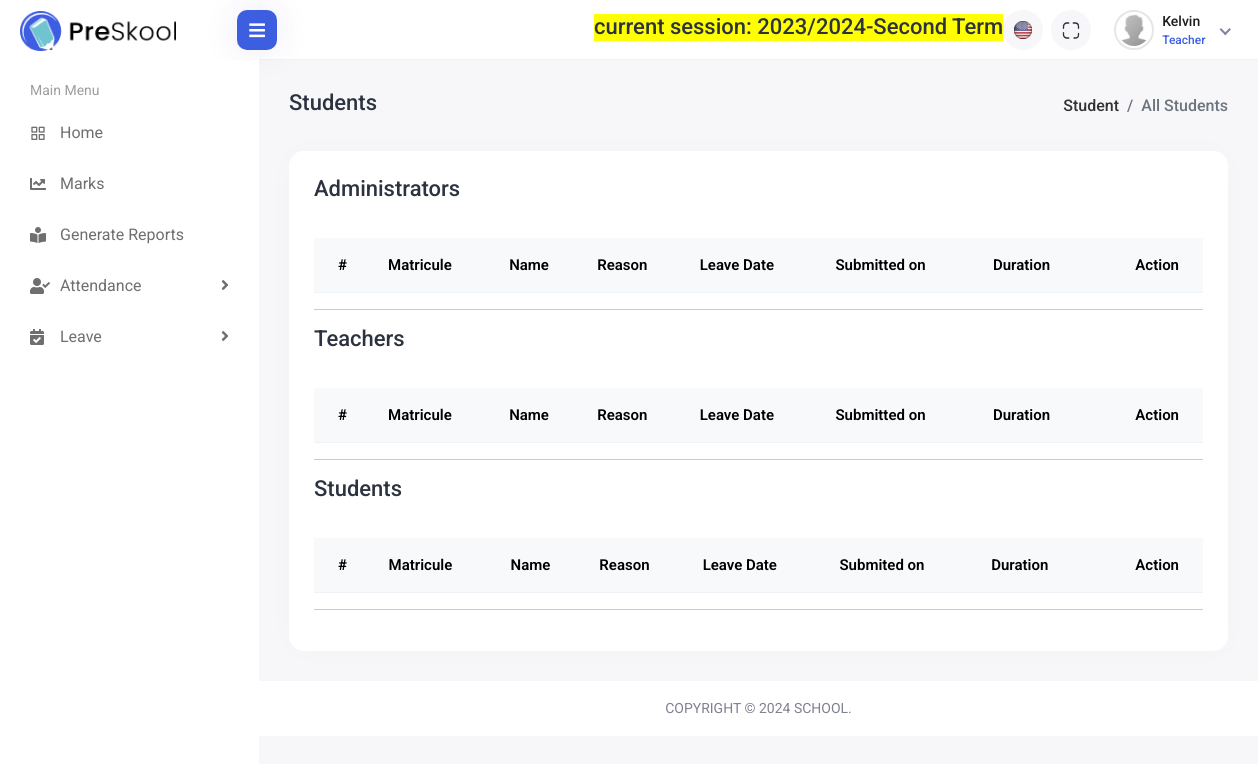
/leave/ (signed in), run on an earlier commit of the app's database.
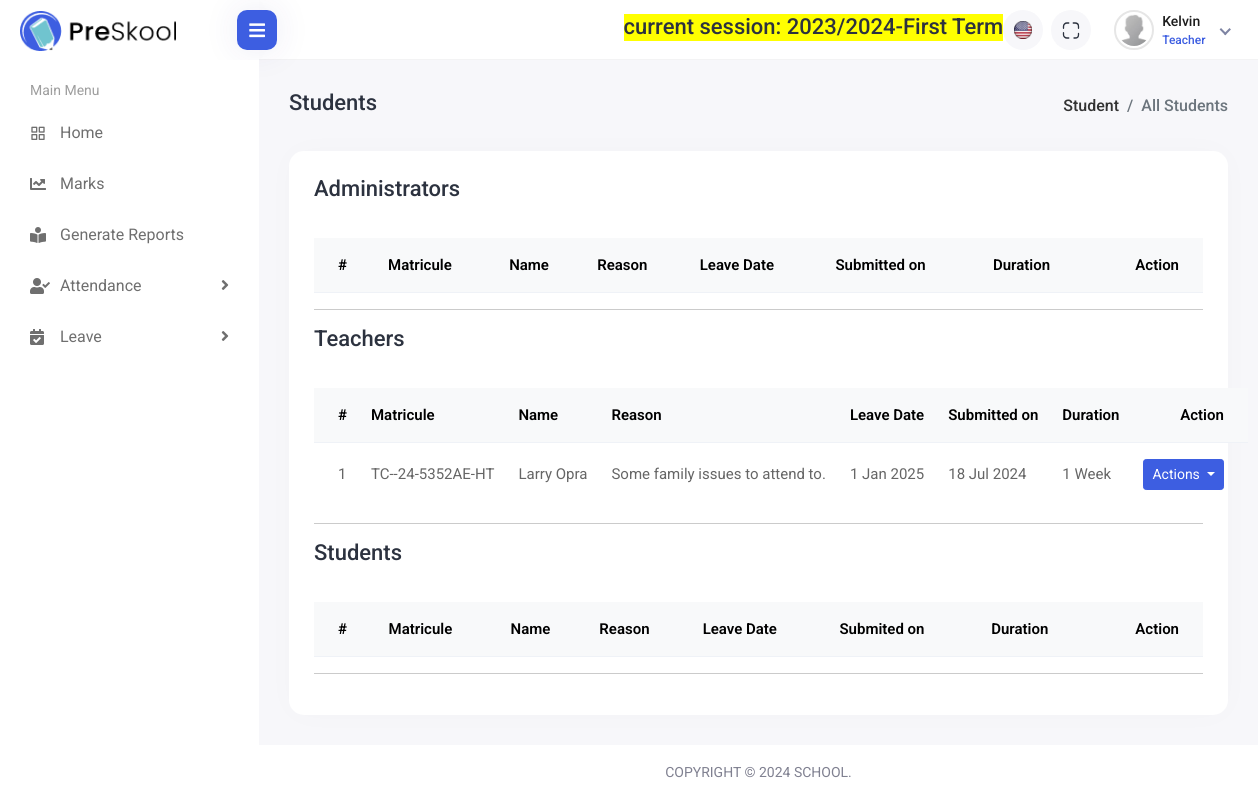
And on a later commit of the database.
### apps/terms/models.py (models this page shows, shortened)
class AcademicYear(TimeStampedUUIDModel):
    name = models.CharField(verbose_name=_("Academic Year"), max_length=100)
    start_date = models.DateField(verbose_name=_("Start Date"))
    end_date = models.DateField(verbose_name=_("End Date"), blank=True, null=True)
    is_current = models.BooleanField(default=False)

class Term(TimeStampedUUIDModel):
    term = models.CharField(
        verbose_name=_("Session"),
        max_length=20,
        choices=TermChoices.choices,
        default=TermChoices.FIRST_TERM,
    )
    academic_year = models.ForeignKey(AcademicYear, on_delete=models.CASCADE)
    is_current = models.BooleanField(default=False)

### apps/leave/models.py (models this page shows, shortened)
class TeacherLeave(TimeStampedUUIDModel):
    teacher = models.ForeignKey(
        TeacherProfile, related_name="teacher_leaves", on_delete=models.DO_NOTHING
    )
    reason = models.TextField()
    approval_status = models.CharField(
        max_length=30,
        choices=LEAVEAPPROVALSTATUS.choices,
        default=LEAVEAPPROVALSTATUS.PENDING,
    )
    leave_date = models.DateField()
    duration = models.CharField(max_length=20)
    submitted_on = models.DateTimeField(auto_now_add=True)
    status = models.CharField(
        max_length=30,
        choices=LEAVESTATUSCHOICES.choices,
        default=LEAVESTATUSCHOICES.PENDING,
    )

### apps/students/models.py (models this page shows, shortened)
class TeacherProfile(TimeStampedUUIDModel):
    user = models.OneToOneField(
        User, related_name="teacher_profile", on_delete=models.CASCADE
    )
    number_of_absences = models.PositiveIntegerField(
        default=0, validators=[MinValueValidator(9), MaxValueValidator(1)]
    )
    subjects = models.ManyToManyField("Subject", related_name="teacher")
    remark = models.TextField(verbose_name=_("Remark"), blank=True, null=True)
    gender = models.CharField(
        verbose_name=_("Gender"),
        choices=Gender.choices,
        default=Gender.OTHER,
        max_length=20,
    )
    phone_number = PhoneNumberField(
        verbose_name=_("Phone Number"), max_length=30, default="+237680672888"
    )
    profile_photo = models.ImageField(
        verbose_name=_("Profile Photo"), default="/profile_default.png"
    )
    country = CountryField(
        verbose_name=_("Country"), default="CM", blank=False, null=False
    )
    location = models.CharField(
        verbose_name=_("Location"), max_length=100, blank=True, null=True
    )
    address = models.CharField(verbose_name=_("Address"), max_length=200)
    matricule = models.CharField(blank=True, null=True, max_length=200, unique=True)
    main_subject = models.CharField(
        verbose_name=_("Main Subject"), blank=True, null=True, max_length=200
    )
    region_of_origin = models.CharField(
        verbose_name=_("Region of Origin"), max_length=200, blank=True, null=True
    )
    division_of_origin = models.CharField(
        verbose_name=_("Division of Origin"), max_length=200, blank=True, null=True
    )
    sub_division_of_origin = models.CharField(
        verbose_name=_("Sub Division of Origin"), max_length=200, blank=True, null=True
    )
    date_recruitement_public_service = models.CharField(
        verbose_name=_("Date of Recruitement into Public Service"),
        max_length=200,
        blank=True,
        null=True,
    )
    corps = models.CharField(
        verbose_name=_("Corps"), max_length=200, blank=True, null=True
    )
    career_grade = models.CharField(
        verbose_name=_("Career Grade"), max_length=200, blank=True, null=True
    )
    payroll_grade = models.CharField(
        verbose_name=_("Payroll Grade"), max_length=200, blank=True, null=True
    )
    career_category = models.CharField(
        verbose_name=_("Career Category"), max_length=200, blank=True, null=True
    )
    payroll_category_solde = models.CharField(
        verbose_name=_("Payroll Category Solde"), max_length=200, blank=True, null=True
    )
    career_index = models.CharField(
        verbose_name=_("Career Index"), max_length=200, blank=True, null=True
    )
    payroll_index = models.CharField(
        verbose_name=_("Payroll Index"), max_length=200, blank=True, null=True
    )
    career_echelon = models.CharField(
        verbose_name=_("Career Echelon"), max_length=200, blank=True, null=True
    )
    payroll_echelon = models.CharField(
        verbose_name=_("Payroll Echelon"), max_length=200, blank=True, null=True
    )
    service = models.CharField(
        verbose_name=_("Service"),
        choices=TEACHERSERVICE.choices,
        default=TEACHERSERVICE.OTHER,
        max_length=20,
        blank=True,
        null=True,
    )
    appointed_structure = models.CharField(
        verbose_name=_("Appointed Structure"), max_length=200, blank=True, null=True
    )
    town = models.CharField(
        verbose_name=_("Town"), max_length=200, blank=True, null=True
    )
    possition_rank = models.CharField(
        verbose_name=_("Position Rank"), max_length=200, blank=True, null=True
    )
    longivity_of_post = models.CharField(
        verbose_name=_("Longivity of Post"),
        help_text=_("Longivity of post in years"),
        max_length=200,
        blank=True,
        null=True,
    )
    longivity_in_administration = models.CharField(
        verbose_name=_("Longivity in Administration"),
        max_length=200,
        blank=True,
        null=True,
    )
    appointment_decision_reference = models.CharField(
        verbose_name=_("Reference of the Appointment Decision"),
        max_length=200,
        blank=True,
        null=True,
    )
    indemnity_situation = models.CharField(
        verbose_name=_("Indemnity Situation"), max_length=200, blank=True, null=True
    )

### apps/users/models.py (models this page shows, shortened)
class User(AbstractBaseUser, PermissionsMixin):
    pkid = models.BigAutoField(primary_key=True, editable=False)
    id = models.UUIDField(default=uuid.uuid4, editable=False, unique=True)
    username = models.CharField(verbose_name=_("Username"), max_length=255, unique=True)
    first_name = models.CharField(verbose_name=_("First Name"), max_length=55)
    last_name = models.CharField(verbose_name=_("Last Name"), max_length=55)
    email = models.EmailField(verbose_name=_("Email"), unique=True)
    is_staff = models.BooleanField(default=False)
    is_active = models.BooleanField(default=True)
    is_admin = models.BooleanField(default=False)
    is_student = models.BooleanField(default=False)
    is_teacher = models.BooleanField(default=False)
    date_joined = models.DateTimeField(default=timezone.now)
    dob = models.DateTimeField(default=timezone.now)
    USERNAME_FIELD = "email"
    REQUIRED_FIELDS = ["username", "first_name", "last_name"]
    objects = CustomUserManager()
    class Meta:
        verbose_name = _("User")
        verbose_name_plural = _("Users")
    @property
    def get_fullname(self):
        return f"{self.first_name.title()} {self.last_name.title()}"
    @property
    def get_profile(self):
        if self.is_admin:
            return self.admin_profile
        elif self.is_teacher:
            return self.teacher_profile
        elif self.is_student:
            return self.student_profile
        else:
            return ""

### apps/leave/views.py (the view)
# urls.py: path("", views.list_leave, name="list-leave"),
@login_required
def list_leave(request):
    teacher_leaves = TeacherLeave.objects.filter(status="Pending")
    admin_leaves = AdminLeave.objects.filter(status="Pending")
    student_leaves = StudentLeave.objects.filter(status="Pending")
    template_name = "leave/list.html"
    context = {
        "teachers": teacher_leaves,
        "admins": admin_leaves,
        "students": student_leaves,
    }
    return render(request, template_name, context)

### apps/terms/templatetags/session_tags.py (called while the page is built)
@register.simple_tag
def current_working_session():
    current_year = AcademicYear.objects.get(is_current=True)
    current_terms = Term.objects.filter(is_current=True, academic_year=current_year)
    if current_terms.exists():
        current_term = current_terms.first()
        info = f"current session: {current_year.name}-{current_term.term}"
        return info
    return "Invalid session-term configuration."

### templates/leave/list.html (shortened to what the changed rows need)
{% extends 'base.html' %}
{% load static %}
{% block stylelinks %}
<link rel="stylesheet" href="{% static 'assets/plugins/datatables/datatables.min.css' %}">
{% endblock stylelinks %}
{% block content %}
<div class="content container-fluid">
    <div class="row">
        <div class="col-sm-12">
            <div class="card card-table comman-shadow">
                <div class="card-body">
                    <div class="">
                        <table
                            class="table border-0 star-student table-hover table-center mb-0 table-striped">
                            <thead class="student-thread">
                                <tr>
                                    <th>#</th>
                                    <th>Matricule</th>
                                    <th>Name</th>
                                    <th>Reason</th>
                                    <th>Leave Date</th>
                                    <th>Submitted on</th>
                                    <th>Duration</th>
                                    <th class="text-end">Action</th>
                                </tr>
                            </thead>
                        </table>
                    </div>
                    <div class="table">
                        <table
                            class="table border-0 star-student table-hover table-center mb-0 table-striped">
                            <thead class="student-thread">
                                <tr>
                                    <th>#</th>
                                    <th>Matricule</th>
                                    <th>Name</th>
                                    <th>Reason</th>
                                    <th>Leave Date</th>
                                    <th>Submitted on</th>
                                    <th>Duration</th>
                                    <th class="text-end">Action</th>
                                </tr>
                            </thead>
                            <tbody>
                                {% for leave in teachers %}
                                    <tr>
                                        <td>{{forloop.counter}}</td>
                                        <td>{{leave.teacher.matricule}}</td>
                                        <td>
                                            {{leave.teacher.user.get_fullname}}
                                        </td>
                                        <td>{{leave.reason}}</td>
                                        <td>{{ leave.leave_date|date:"j M Y" }}</td>
                                        <td>{{ leave.submitted_on|date:"j M Y" }}</td>
                                        <td>{{leave.duration}}</td>
                                        <td style="text-align: right">
                                            <div class="dropdown">
                                                <button class="btn btn-sm btn-primary dropdown-toggle" type="button" id="dropdownMenuButton1"
                                                    data-bs-toggle="dropdown" aria-expanded="false">
                                                    Actions
                                                </button>
                                            </div>
                                        </td>
                                    {% endfor %}
                            </tbody>
                        </table>
                    </div>
                    <div class="table">
                        <table
                            class="table border-0 star-student table-hover table-center mb-0">
                            <thead class="student-thread">
                                <tr>
                                    <th>#</th>
                                    <th>Matricule</th>
                                    <th>Name</th>
                                    <th>Reason</th>
                                    <th>Leave Date</th>
                                    <th>Submited on</th>
                                    <th>Duration</th>
                                    <th class="text-end">Action</th>
                                </tr>
                            </thead>
                        </table>
                    </div>
                </div>
            </div>
        </div>
    </div>
</div>
{% endblock content %}

### templates/utils/header.html (shortened to what this page needs)
{% load static %}
{% load session_tags %}
<div class="header">
    <div class="header-left">
        <a href="index.html" class="logo">
            <img src="{% static 'assets/img/logo.png' %}" alt="Logo">
        </a>
    </div>
    <div class="menu-toggle">
        <a href="javascript:void(0);" id="toggle_btn">
            <i class="fas fa-bars"></i>
        </a>
    </div>
    <ul class="nav user-menu">
        <li><div>
            <h3 style="margin-left: 20px; background-color: yellow;" class="page-title text-center">{% current_working_session %}</h3>
        </div> </li>
        <li class="nav-item dropdown noti-dropdown language-drop me-2">
            <a href="#" class="dropdown-toggle nav-link header-nav-list" data-bs-toggle="dropdown">
                <img src="{% static 'assets/img/icons/header-icon-01.svg' %}" alt="">
            </a>
        </li>
        <li class="nav-item zoom-screen me-2">
            <a href="#" class="nav-link header-nav-list win-maximize">
                <img src="{% static 'assets/img/icons/header-icon-04.svg' %}" alt="">
            </a>
        </li>
        <li class="nav-item dropdown has-arrow new-user-menus">
            <a href="#" class="dropdown-toggle nav-link" data-bs-toggle="dropdown">
                <span class="user-img">
                    <img class="rounded-circle" src="{{request.user.get_profile.profile_photo.url}}" width="31"
                        alt="profile picture">
                    <div class="user-text">
                        {% if user.is_authenticated %}
                            <h6>{{user.username | capfirst}}</h6>
                        {% else %}
                            <h6>Unknown</h6>
                        {% endif %}
                        {% if user.is_staff %}
                            <p class="text-muted mb-0">Superman</p>
                        {% elif user.is_admin %}
                            <p class="text-muted mb-0">Administrator</p>
                        {% elif user.is_teacher %}
                            <p class="text-muted mb-0">Teacher</p>
                        {% elif user.is_student %}
                            <p class="text-muted mb-0">Student</p>
                        {% endif %}
                    </div>
                </span>
            </a>
        </li>
    </ul>
</div>

What changed in the data, as far as the page shows it:
computed for AcademicYear: pkid+name "current session: 2023/2024-Second Term" → "current session: 2023/2024-First Term"
added TeacherLeave: teacher.matricule "TC--24-5352AE-HT", teacher.user.get_fullname "Larry Opra", reason "Some family issues to attend to.", leave_date "1 Jan 2025", submitted_on "18 Jul 2024", duration "1 Week"
